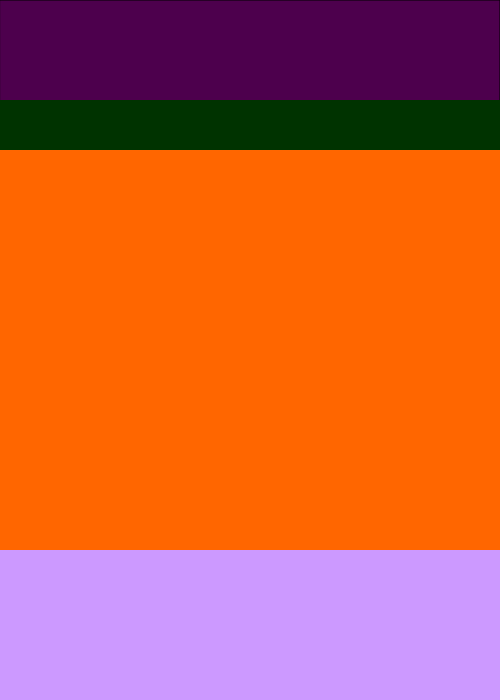
Frame 1 (no input)
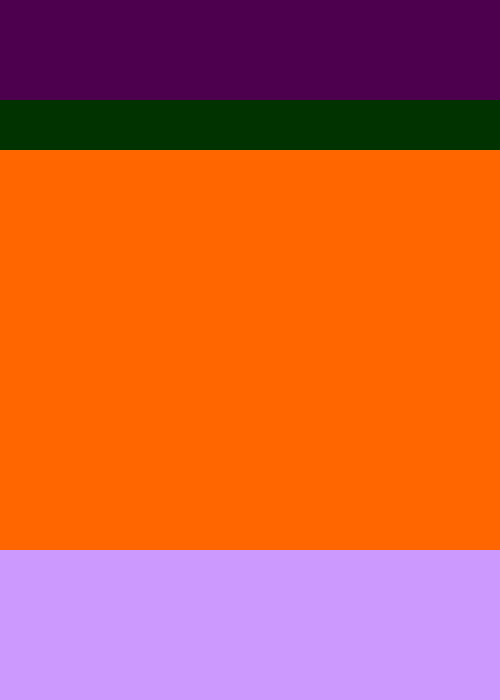
Frame 60 (no input)
Frame 120 (the mouse pressed at the canvas centre since frame 60): identical to frame 60, image omitted

The p5.js sketch that drew these frames (run headless with seeded random() and noise() and a simulated clock; from frame 60 on, the mouse is pressed at the canvas centre):

// p5.js sketch
// ── sketch.js
function setup() {
  createCanvas(500, 700);
}

function draw() {
fill(77, 0, 77);
rect(0,0,500, 180);
fill(255, 102, 0);
strokeWeight(0);
rect(0,150, 500, 400);
fill(0,51, 0);
rect(0,100, 500, 50);
fill(204, 153, 255);
rect(0,550,500, 180);
beginShape();
vertex()

  
}
